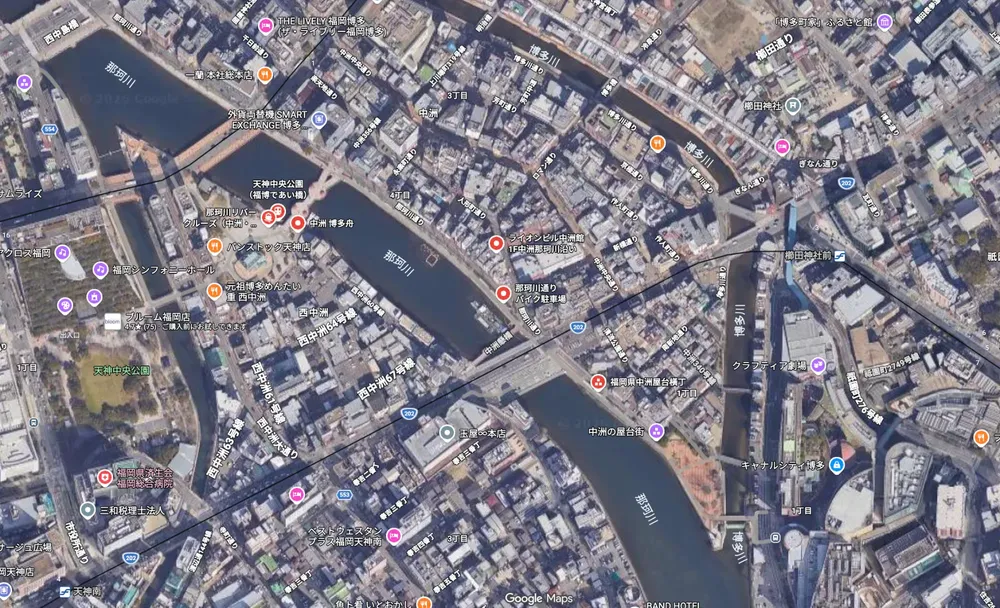
#> input picture proposals/nakagawa-riverfront/img/area-map.webp, 1000 x 608 px, shrunk from 2000 x 1216 before the run
$ python grade.py ../../proposals/nakagawa-riverfront/img/area-map.webp ../../proposals/nakagawa-riverfront/img/birdseye.webp
#> lines starting #> are read from the running program, lines starting #| are printed output that depends on the picture
"""仕上げ：夕方らしい暖色の色調、ほのかな光のにじみ、周辺減光。"""
import sys
import numpy as np
from PIL import Image, ImageFilter

src, dst = sys.argv[1], sys.argv[2]
im = Image.open(src).convert("RGB")
#> im is the input picture: PIL image 1000x608 RGB; mean R, G, B 126.9, 124.5, 135.7
a = np.asarray(im).astype(np.float32) / 255
# 暖色寄りに（影はわずかに青、明部は橙）
lum = a.mean(axis=2, keepdims=True)
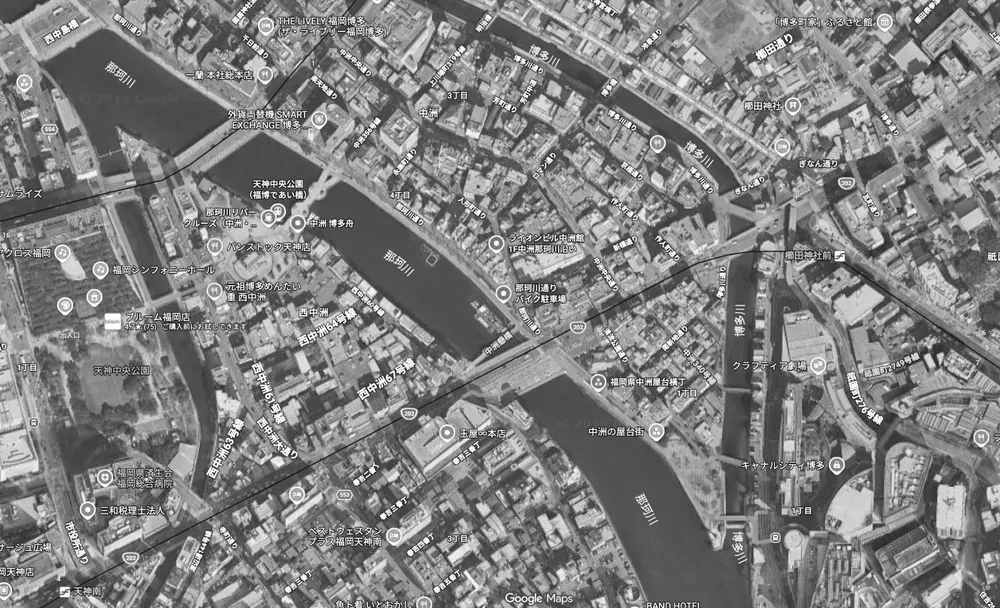
#> lum: shape (608, 1000, 1) float32; min 0, max 1, mean 0.506
warm = np.array([1.06, 1.0, 0.9])
cool = np.array([0.96, 1.0, 1.06])
a = a * (lum * warm + (1 - lum) * cool)
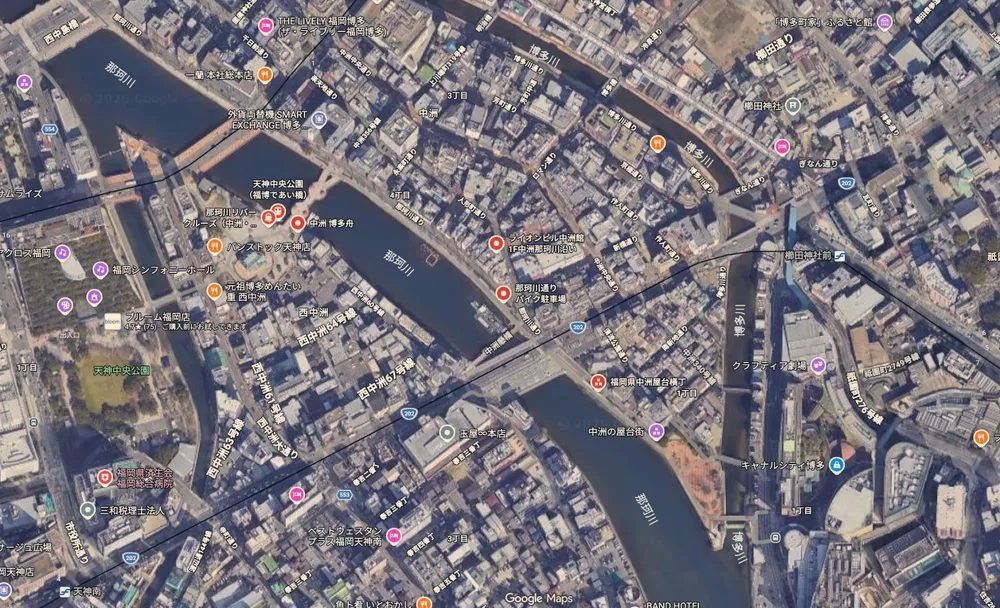
#> a: shape (608, 1000, 3) float64; mean R, G, B 0.507, 0.488, 0.516; drawn with min black and max white
# 光のにじみ（明るい部分だけぼかして足す）
bright = np.clip((a - 0.72) * 3, 0, 1)
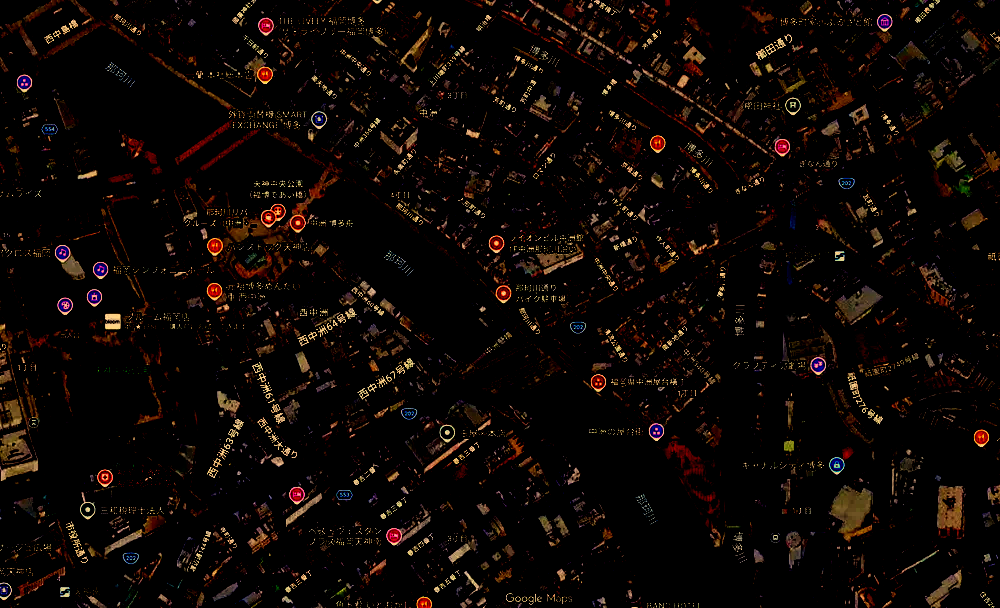
#> bright: shape (608, 1000, 3) float64; mean R, G, B 0.0553, 0.0309, 0.0194
glow = np.asarray(Image.fromarray((bright * 255).astype(np.uint8)).filter(ImageFilter.GaussianBlur(28))).astype(np.float32) / 255
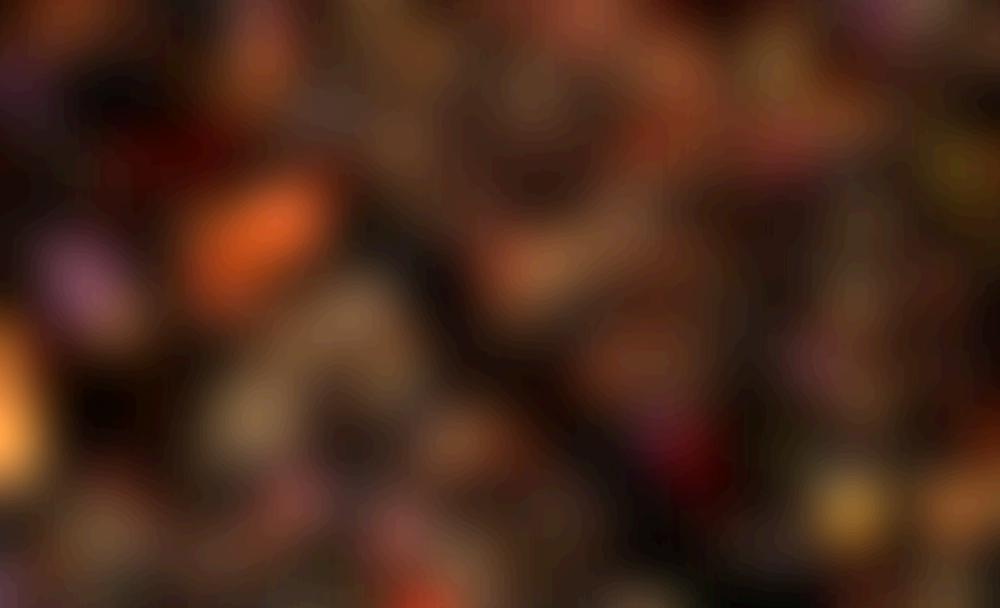
#> glow: shape (608, 1000, 3) float32; mean R, G, B 0.0547, 0.0307, 0.0191; drawn with min black and max white
a = a + glow * np.array([0.22, 0.15, 0.08])
# 周辺減光
h, w = a.shape[:2]
#> h = 608; w = 1000
yy, xx = np.mgrid[0:h, 0:w]
v = 1 - 0.18 * (((xx - w / 2) / (w / 2)) ** 2 * 0.8 + ((yy - h / 2) / (h / 2)) ** 2) ** 1.3
a = a * v[..., None] * 1.1
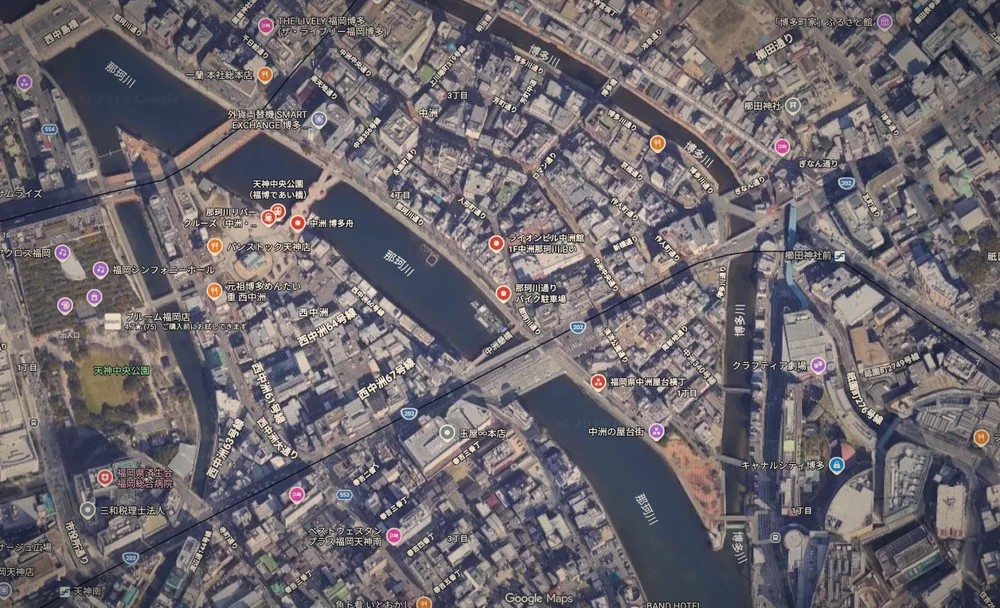
#> a: shape (608, 1000, 3) float64; mean R, G, B 0.514, 0.488, 0.512; drawn with min black and max white
Image.fromarray((np.clip(a, 0, 1) * 255).astype(np.uint8)).save(dst, quality=93)
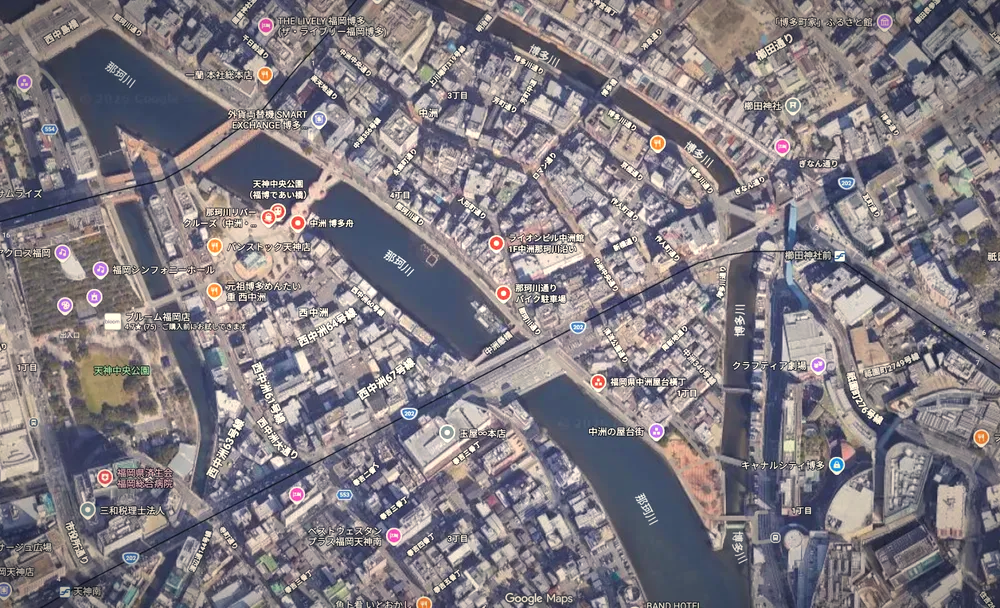
#> saved as birdseye.webp: PIL image 1000x608 RGB; mean R, G, B 130.2, 123.9, 130.2
print("->", dst)
